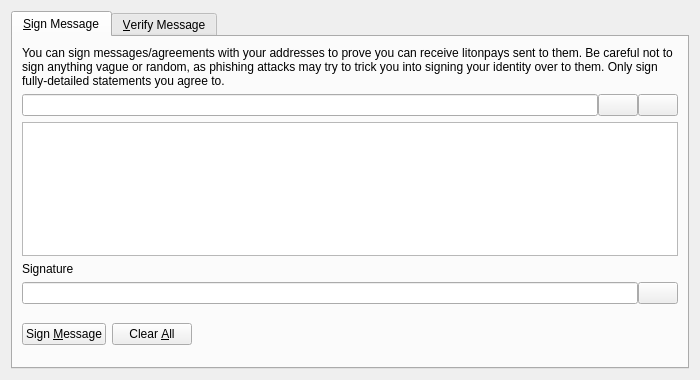
<?xml version="1.0" encoding="UTF-8"?>
<ui version="4.0">
 <class>SignVerifyMessageDialog</class>
 <widget class="QDialog" name="SignVerifyMessageDialog">
  <property name="geometry">
   <rect>
    <x>0</x>
    <y>0</y>
    <width>700</width>
    <height>380</height>
   </rect>
  </property>
  <property name="windowTitle">
   <string>Signatures - Sign / Verify a Message</string>
  </property>
  <property name="modal">
   <bool>true</bool>
  </property>
  <layout class="QVBoxLayout" name="verticalLayout">
   <item>
    <widget class="QTabWidget" name="tabWidget">
     <property name="currentIndex">
      <number>0</number>
     </property>
     <widget class="QWidget" name="tabSignMessage">
      <attribute name="title">
       <string>&amp;Sign Message</string>
      </attribute>
      <layout class="QVBoxLayout" name="verticalLayout_SM">
       <item>
        <widget class="QLabel" name="infoLabel_SM">
         <property name="text">
          <string>You can sign messages/agreements with your addresses to prove you can receive litonpays sent to them. Be careful not to sign anything vague or random, as phishing attacks may try to trick you into signing your identity over to them. Only sign fully-detailed statements you agree to.</string>
         </property>
         <property name="textFormat">
          <enum>Qt::PlainText</enum>
         </property>
         <property name="wordWrap">
          <bool>true</bool>
         </property>
        </widget>
       </item>
       <item>
        <layout class="QHBoxLayout" name="horizontalLayout_1_SM">
         <property name="spacing">
          <number>0</number>
         </property>
         <item>
          <widget class="QValidatedLineEdit" name="addressIn_SM">
           <property name="toolTip">
            <string>The Litonpay address to sign the message with</string>
           </property>
          </widget>
         </item>
         <item>
          <widget class="QPushButton" name="addressBookButton_SM">
           <property name="toolTip">
            <string>Choose previously used address</string>
           </property>
           <property name="text">
            <string/>
           </property>
           <property name="icon">
            <iconset resource="../bitcoin.qrc">
             <normaloff>:/icons/address-book</normaloff>:/icons/address-book</iconset>
           </property>
           <property name="shortcut">
            <string>Alt+A</string>
           </property>
           <property name="autoDefault">
            <bool>false</bool>
           </property>
          </widget>
         </item>
         <item>
          <widget class="QPushButton" name="pasteButton_SM">
           <property name="toolTip">
            <string>Paste address from clipboard</string>
           </property>
           <property name="text">
            <string/>
           </property>
           <property name="icon">
            <iconset resource="../bitcoin.qrc">
             <normaloff>:/icons/editpaste</normaloff>:/icons/editpaste</iconset>
           </property>
           <property name="shortcut">
            <string>Alt+P</string>
           </property>
           <property name="autoDefault">
            <bool>false</bool>
           </property>
          </widget>
         </item>
        </layout>
       </item>
       <item>
        <widget class="QPlainTextEdit" name="messageIn_SM">
         <property name="toolTip">
          <string>Enter the message you want to sign here</string>
         </property>
        </widget>
       </item>
       <item>
        <widget class="QLabel" name="signatureLabel_SM">
         <property name="text">
          <string>Signature</string>
         </property>
         <property name="textFormat">
          <enum>Qt::PlainText</enum>
         </property>
        </widget>
       </item>
       <item>
        <layout class="QHBoxLayout" name="horizontalLayout_2_SM">
         <property name="spacing">
          <number>0</number>
         </property>
         <item>
          <widget class="QLineEdit" name="signatureOut_SM">
           <property name="font">
            <font>
             <italic>true</italic>
            </font>
           </property>
           <property name="readOnly">
            <bool>true</bool>
           </property>
          </widget>
         </item>
         <item>
          <widget class="QPushButton" name="copySignatureButton_SM">
           <property name="toolTip">
            <string>Copy the current signature to the system clipboard</string>
           </property>
           <property name="text">
            <string/>
           </property>
           <property name="icon">
            <iconset resource="../bitcoin.qrc">
             <normaloff>:/icons/editcopy</normaloff>:/icons/editcopy</iconset>
           </property>
           <property name="autoDefault">
            <bool>false</bool>
           </property>
          </widget>
         </item>
        </layout>
       </item>
       <item>
        <layout class="QHBoxLayout" name="horizontalLayout_3_SM">
         <item>
          <widget class="QPushButton" name="signMessageButton_SM">
           <property name="toolTip">
            <string>Sign the message to prove you own this Litonpay address</string>
           </property>
           <property name="text">
            <string>Sign &amp;Message</string>
           </property>
           <property name="icon">
            <iconset resource="../bitcoin.qrc">
             <normaloff>:/icons/edit</normaloff>:/icons/edit</iconset>
           </property>
           <property name="autoDefault">
            <bool>false</bool>
           </property>
          </widget>
         </item>
         <item>
          <widget class="QPushButton" name="clearButton_SM">
           <property name="toolTip">
            <string>Reset all sign message fields</string>
           </property>
           <property name="text">
            <string>Clear &amp;All</string>
           </property>
           <property name="icon">
            <iconset resource="../bitcoin.qrc">
             <normaloff>:/icons/remove</normaloff>:/icons/remove</iconset>
           </property>
           <property name="autoDefault">
            <bool>false</bool>
           </property>
          </widget>
         </item>
         <item>
          <spacer name="horizontalSpacer_1_SM">
           <property name="orientation">
            <enum>Qt::Horizontal</enum>
           </property>
           <property name="sizeHint" stdset="0">
            <size>
             <width>40</width>
             <height>48</height>
            </size>
           </property>
          </spacer>
         </item>
         <item>
          <widget class="QLabel" name="statusLabel_SM">
           <property name="font">
            <font>
             <weight>75</weight>
             <bold>true</bold>
            </font>
           </property>
           <property name="text">
            <string/>
           </property>
           <property name="wordWrap">
            <bool>true</bool>
           </property>
          </widget>
         </item>
         <item>
          <spacer name="horizontalSpacer_2_SM">
           <property name="orientation">
            <enum>Qt::Horizontal</enum>
           </property>
           <property name="sizeHint" stdset="0">
            <size>
             <width>40</width>
             <height>48</height>
            </size>
           </property>
          </spacer>
         </item>
        </layout>
       </item>
      </layout>
     </widget>
     <widget class="QWidget" name="tabVerifyMessage">
      <attribute name="title">
       <string>&amp;Verify Message</string>
      </attribute>
      <layout class="QVBoxLayout" name="verticalLayout_VM">
       <item>
        <widget class="QLabel" name="infoLabel_VM">
         <property name="text">
          <string>Enter the receiver's address, message (ensure you copy line breaks, spaces, tabs, etc. exactly) and signature below to verify the message. Be careful not to read more into the signature than what is in the signed message itself, to avoid being tricked by a man-in-the-middle attack. Note that this only proves the signing party receives with the address, it cannot prove sendership of any transaction!</string>
         </property>
         <property name="textFormat">
          <enum>Qt::PlainText</enum>
         </property>
         <property name="alignment">
          <set>Qt::AlignLeading|Qt::AlignLeft|Qt::AlignTop</set>
         </property>
         <property name="wordWrap">
          <bool>true</bool>
         </property>
        </widget>
       </item>
       <item>
        <layout class="QHBoxLayout" name="horizontalLayout_1_VM">
         <property name="spacing">
          <number>0</number>
         </property>
         <item>
          <widget class="QValidatedLineEdit" name="addressIn_VM">
           <property name="toolTip">
            <string>The Litonpay address the message was signed with</string>
           </property>
          </widget>
         </item>
         <item>
          <widget class="QPushButton" name="addressBookButton_VM">
           <property name="toolTip">
            <string>Choose previously used address</string>
           </property>
           <property name="text">
            <string/>
           </property>
           <property name="icon">
            <iconset resource="../bitcoin.qrc">
             <normaloff>:/icons/address-book</normaloff>:/icons/address-book</iconset>
           </property>
           <property name="shortcut">
            <string>Alt+A</string>
           </property>
           <property name="autoDefault">
            <bool>false</bool>
           </property>
          </widget>
         </item>
        </layout>
       </item>
       <item>
        <widget class="QPlainTextEdit" name="messageIn_VM"/>
       </item>
       <item>
        <widget class="QValidatedLineEdit" name="signatureIn_VM"/>
       </item>
       <item>
        <layout class="QHBoxLayout" name="horizontalLayout_2_VM">
         <item>
          <widget class="QPushButton" name="verifyMessageButton_VM">
           <property name="toolTip">
            <string>Verify the message to ensure it was signed with the specified Litonpay address</string>
           </property>
           <property name="text">
            <string>Verify &amp;Message</string>
           </property>
           <property name="icon">
            <iconset resource="../bitcoin.qrc">
             <normaloff>:/icons/transaction_0</normaloff>:/icons/transaction_0</iconset>
           </property>
           <property name="autoDefault">
            <bool>false</bool>
           </property>
          </widget>
         </item>
         <item>
          <widget class="QPushButton" name="clearButton_VM">
           <property name="toolTip">
            <string>Reset all verify message fields</string>
           </property>
           <property name="text">
            <string>Clear &amp;All</string>
           </property>
           <property name="icon">
            <iconset resource="../bitcoin.qrc">
             <normaloff>:/icons/remove</normaloff>:/icons/remove</iconset>
           </property>
           <property name="autoDefault">
            <bool>false</bool>
           </property>
          </widget>
         </item>
         <item>
          <spacer name="horizontalSpacer_1_VM">
           <property name="orientation">
            <enum>Qt::Horizontal</enum>
           </property>
           <property name="sizeHint" stdset="0">
            <size>
             <width>40</width>
             <height>48</height>
            </size>
           </property>
          </spacer>
         </item>
         <item>
          <widget class="QLabel" name="statusLabel_VM">
           <property name="font">
            <font>
             <weight>75</weight>
             <bold>true</bold>
            </font>
           </property>
           <property name="text">
            <string/>
           </property>
           <property name="wordWrap">
            <bool>true</bool>
           </property>
          </widget>
         </item>
         <item>
          <spacer name="horizontalSpacer_2_VM">
           <property name="orientation">
            <enum>Qt::Horizontal</enum>
           </property>
           <property name="sizeHint" stdset="0">
            <size>
             <width>40</width>
             <height>48</height>
            </size>
           </property>
          </spacer>
         </item>
        </layout>
       </item>
      </layout>
     </widget>
    </widget>
   </item>
  </layout>
 </widget>
 <customwidgets>
  <customwidget>
   <class>QValidatedLineEdit</class>
   <extends>QLineEdit</extends>
   <header>qvalidatedlineedit.h</header>
  </customwidget>
 </customwidgets>
 <resources>
  <include location="../bitcoin.qrc"/>
 </resources>
 <connections/>
</ui>
